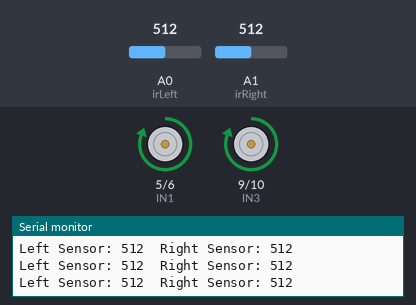
This sketch was run on a simulated Arduino Uno, built with avr-gcc and run on an emulated ATmega328P. On the bench: motor-driver pin pairs drawn as motors (green arrow = first pin HIGH = forward, orange = second pin HIGH = backward, longer = more drive, scaled by the enable pin), the last lines printed to the serial monitor. The inputs (shaded band) are chosen by the test bench; at power-on: A0 (irLeft) = 512, A1 (irRight) = 512.

Above: at 1.2 s.
1.3 s: A0 (irLeft) set to 492
At 2.0 s:
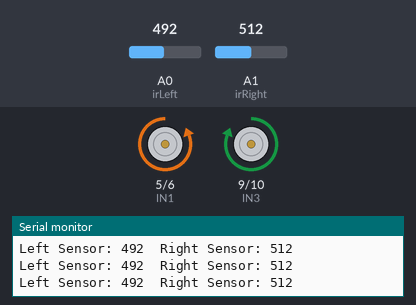
2.8 s: A1 (irRight) set to 492
At 3.5 s:
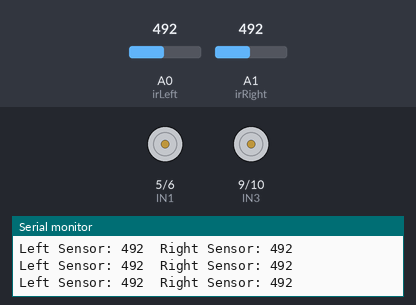
4.3 s: A0 (irLeft) set to 510
At 5.1 s:
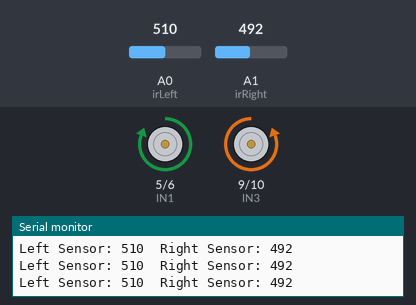
5.8 s: A0 (irLeft) set to 490
At 6.7 s:
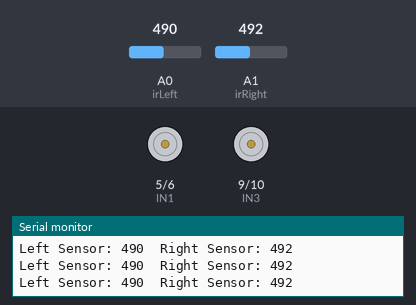
7.3 s: A0 (irLeft) set to 511
At 8.3 s:
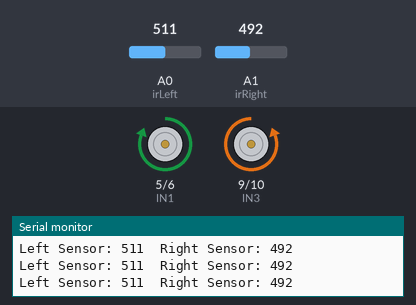
Timing chart, 0 to 10.3 s (numbered marks = the images above; inputs shaded):
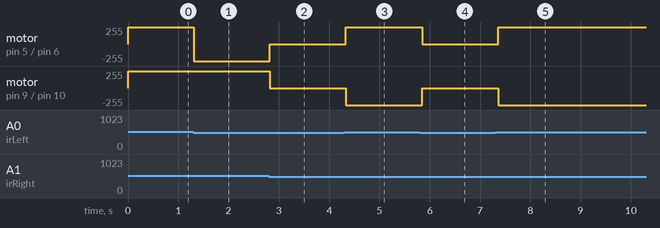

The sketch:

Obstacle-Detecting_Sensor_Car.ino
```cpp
#define ENA 3
#define IN1 5
#define IN2 6
#define IN3 9
#define IN4 10
#define ENB 11

#define irLeft A0
#define irRight A1

int threshold = 500;

void setup() {

  pinMode(ENA, OUTPUT);
  pinMode(IN1, OUTPUT);
  pinMode(IN2, OUTPUT);
  pinMode(IN3, OUTPUT);
  pinMode(IN4, OUTPUT);
  pinMode(ENB, OUTPUT);


  analogWrite(ENA, 255);
  analogWrite(ENB, 255);


  Serial.begin(9600);
}

void loop() {

  int leftSensorValue = analogRead(irLeft);
  int rightSensorValue = analogRead(irRight);


  Serial.print("Left Sensor: ");
  Serial.print(leftSensorValue);
  Serial.print("\tRight Sensor: ");
  Serial.println(rightSensorValue);


  if (leftSensorValue > threshold && rightSensorValue > threshold) {

    moveForward();
  } else if (leftSensorValue > threshold) {

    turnRight();
  } else if (rightSensorValue > threshold) {

    turnLeft();
  } else {

    stopMotors();
  }

  delay(100);
}


void moveForward() {
  digitalWrite(IN1, HIGH);
  digitalWrite(IN2, LOW);
  digitalWrite(IN3, HIGH);
  digitalWrite(IN4, LOW);
}


void turnLeft() {
  digitalWrite(IN1, LOW);
  digitalWrite(IN2, HIGH);
  digitalWrite(IN3, HIGH);
  digitalWrite(IN4, LOW);
}


void turnRight() {
  digitalWrite(IN1, HIGH);
  digitalWrite(IN2, LOW);
  digitalWrite(IN3, LOW);
  digitalWrite(IN4, HIGH);
}


void stopMotors() {
  digitalWrite(IN1, LOW);
  digitalWrite(IN2, LOW);
  digitalWrite(IN3, LOW);
  digitalWrite(IN4, LOW);
}
```

Measured:
- the behaviour switches between 501 and 500 on A0 (irLeft) (found by bisection; images 0 and 1)
- the behaviour switches between 501 and 500 on A1 (irRight) (found by bisection; images 1 and 2)
- after the input at 1.3 s, motor on pin 5 (IN1) / pin 6 (IN2): forward 255/255 → backward 255/255 at once
- after the input at 2.8 s, motor on pin 5 (IN1) / pin 6 (IN2): backward 255/255 → stopped at once; motor on pin 9 (IN3) / pin 10 (IN4): forward 255/255 → stopped at once
- after the input at 4.3 s, motor on pin 5 (IN1) / pin 6 (IN2): stopped → forward 255/255 at once; motor on pin 9 (IN3) / pin 10 (IN4): stopped → backward 255/255 at once
- after the input at 5.8 s, motor on pin 5 (IN1) / pin 6 (IN2): forward 255/255 → stopped after 0.05 s; motor on pin 9 (IN3) / pin 10 (IN4): backward 255/255 → stopped after 0.05 s
- after the input at 7.3 s, motor on pin 5 (IN1) / pin 6 (IN2): stopped → forward 255/255 after 0.06 s; motor on pin 9 (IN3) / pin 10 (IN4): stopped → backward 255/255 after 0.06 s
